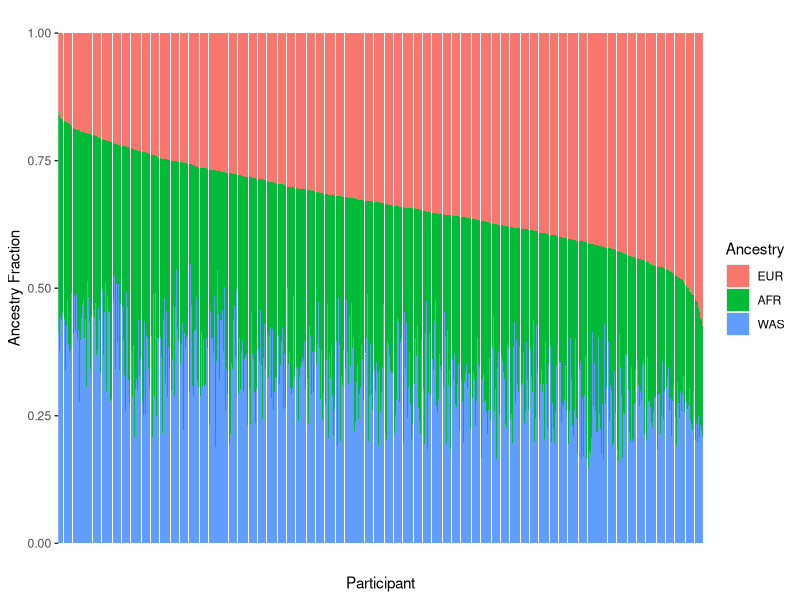

R code for this plot:
library(ggplot2)

rand_vect_cont <- function(N, M, sd = 1) {
  # generates vector of random elements length N that sums to M
  
  vec <- runif(N, M/N, sd)
  vec / sum(vec) * M
}


# specify how many samples to plot and which "target ancestry" ancestry to sort by
num_samples <- 1000
target_ancestry <- 'EUR'

# build vector for all ancestry labels
ancestry_codes <- c('AFR', 'EUR', 'WAS')
ancestries <- rep(ancestry_codes, num_samples)

# build vector for probabilites of each sample belonging to each ancestry
set.seed(42)
probs <- c()
for (i in 1:num_samples) {
  probs <- c(probs,rand_vect_cont(length(ancestry_codes),1))
}


# build vector for sample ids
ids <- rep(1:num_samples, each=length(ancestry_codes))

# construct dataframe from ancestry, prob, and id vectors
df <- data.frame('ancestry'=ancestries,
                      'prob'=probs,
                      'id'=ids)


# nedd an additional vector filled with probs of just the target ancestry for sorting
df$target_prob <- ifelse(df$ancestry == target_ancestry, df$prob, NA)

# sort dataframe by target ancestry, then make ids factor to preserve order when plotting
df_ordered <- df[order(df$target_prob),]
df_ordered$id <- factor(df_ordered$id, levels=unique(df_ordered$id))


# set order of barplot stacks, placing target ancestry in top stack
stack_order <- c(target_ancestry, ancestry_codes[!ancestry_codes %in% c(target_ancestry)])


# make the plot
p <- ggplot(df_ordered, aes(x=id, y=prob, fill=factor(ancestry, levels=stack_order))) + geom_col()
p <- p + theme(axis.text.x = element_blank(), axis.ticks.x = element_blank())
p <- p + labs(x='Participant', y='Ancestry Fraction', fill='Ancestry')
p

